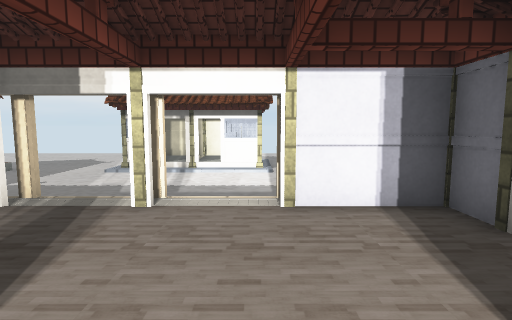
View 1 (above)

24 first-person views from a walk through a 3-D level made in the Unity game engine. The camera is 1.2 m above the floor, tilts 6° down and sees 80° across. The floor is counted in squares, 1 m on a side. Each view is taken from the middle of a square. On the plan, view 1 faces up. The plan holds only what a view shows up to about 13 squares ahead; the rest is blank. The place goes on beyond the plan. Some animated figures are left out. Door leaves are left out, so doorways stand open. Some surface patterns are stand-ins.

View 2
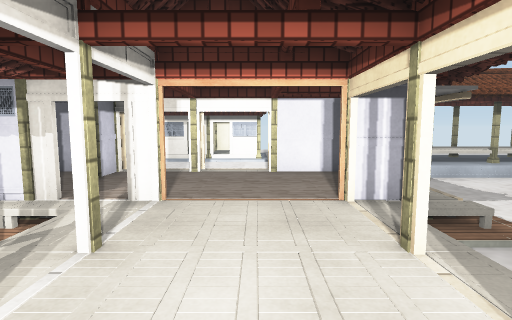

View 3
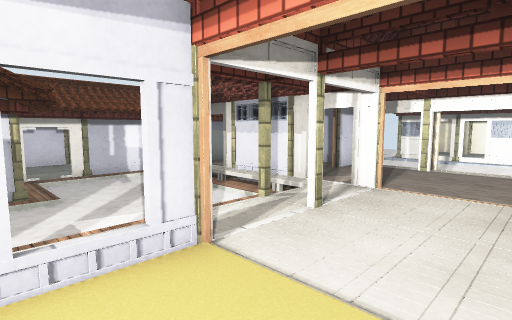

View 4
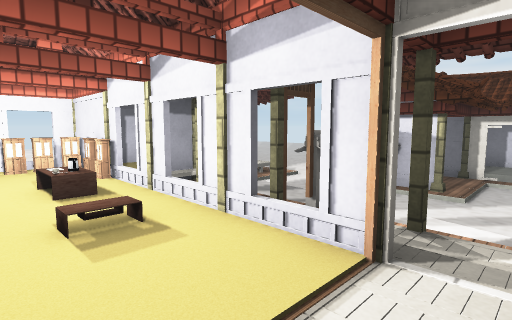

View 5
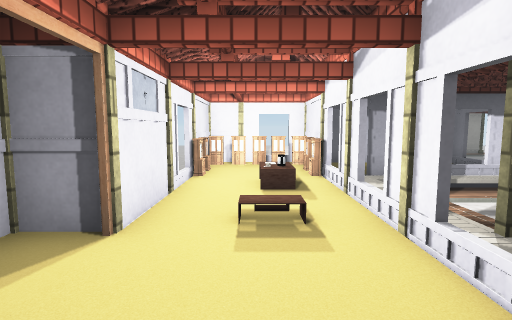

View 6
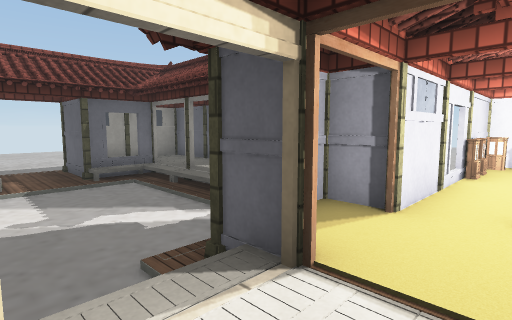

View 7
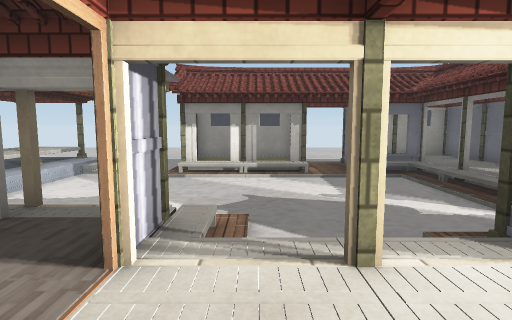

View 8
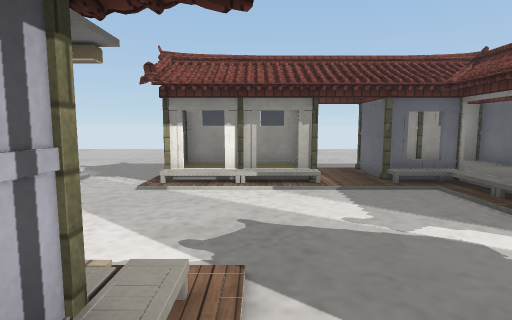

View 9
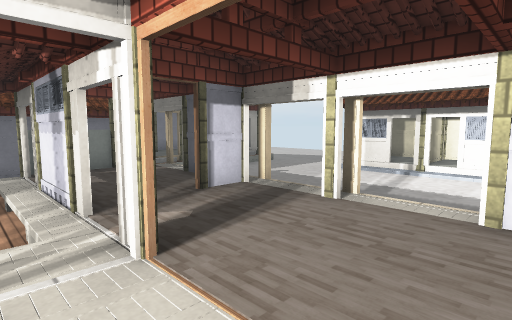

View 10
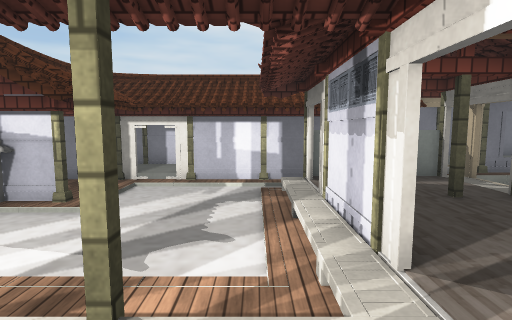

View 11
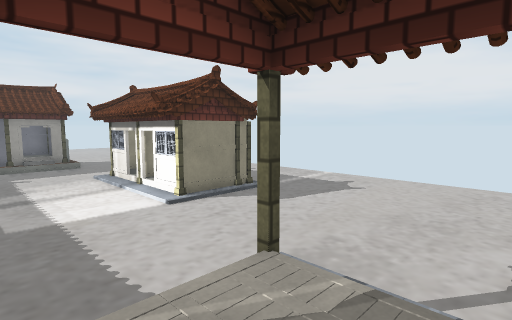

View 12
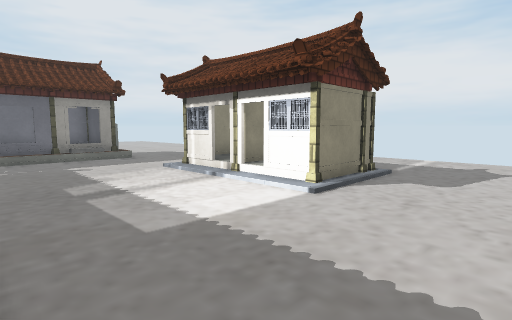

View 13
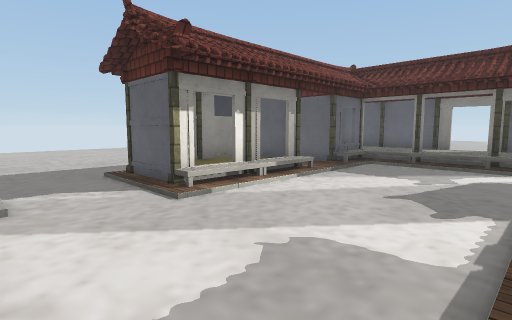

View 14
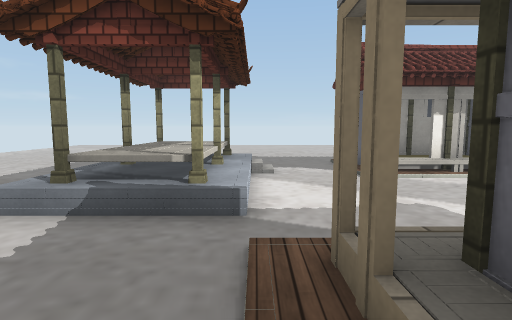

View 15
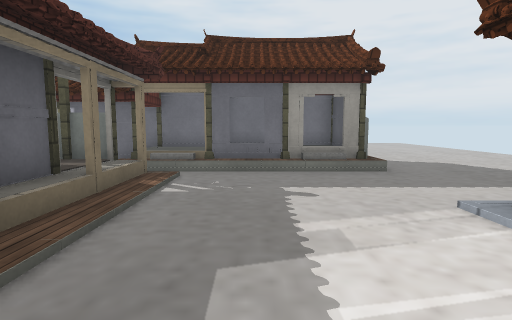

View 16
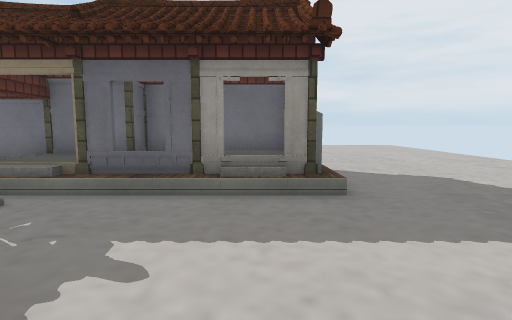

View 17
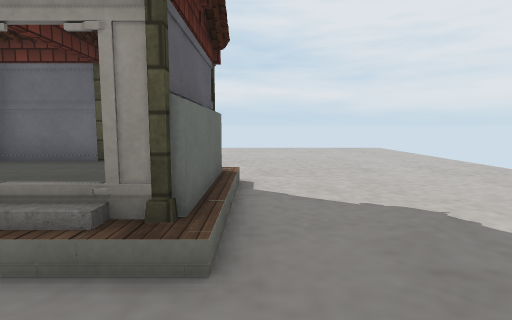

View 18
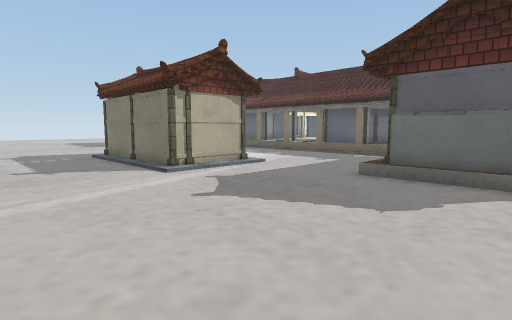

View 19
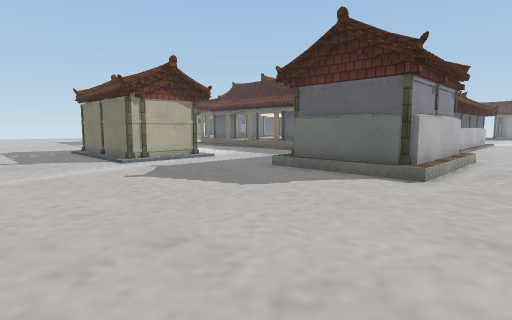

View 20
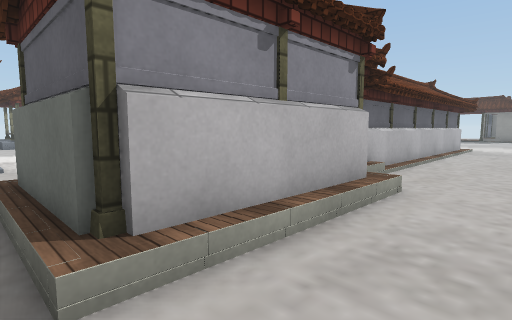

View 21
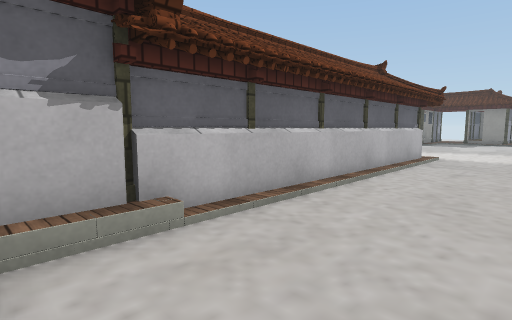

View 22
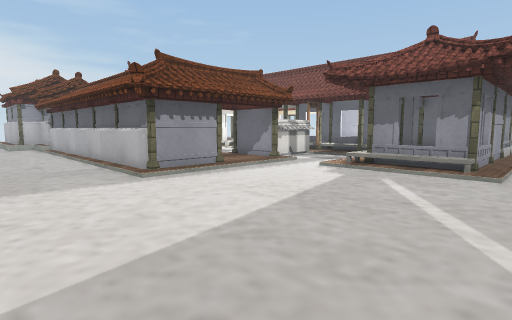

View 23
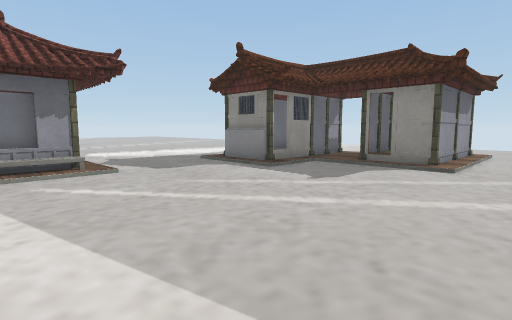

View 24
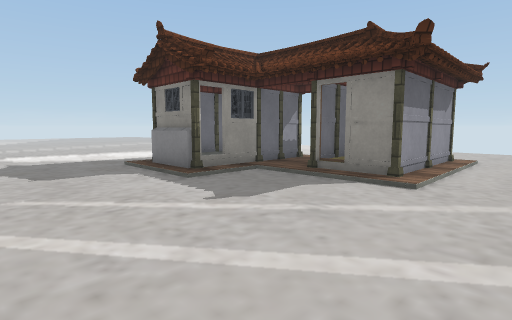

### Floor plan
Key: @ floor where view 1 was taken; # wall or solid block; . main floor; : floor 0.25 m higher than the main floor; + floor 0.5 m higher than the main floor; / step, stairs or slope; D open door; ^ raised ledge; P pillar; C cabinet; O other object.
Columns run from 16 left of view 1 to 14 right of it. Each row starts with its distance up from view 1.
 19 ..........     .........
 18 ........................
 17 ........................
 16 ........................     ..
 15 ........................    ...
 14 ...........P##O#P........ ....
 13 ...........#++#+#.............
 12 ...........OODPOO.............
 11  ./P##P....P....P........
 10 ../#++D...............
  9 ../P++P...............P//P
  8 ../#++D...............
  7 ../PP+P...............P /P P ..
  6 ..//#+D.:::::::::::::.////O....
  5  ../P#P.PDPDPDPDPPDPD..........
  4 .../P P DDD#DDDDD ##D..........
  3 ....# # P+P+P++++++PD....:P#P..
  2 ....P O #++++++++++DD....:D#O
  1 ....# #.PDOOODPDDDPPD....:D+O
  0 ....P P...P.P:D+@+D......:P+OP
 -1  ...# #......PP + P......:D#O
 -2  ...P+P......:D ++D......:P#O..
 -3  ...#+D......PPDDDPP.....:::D..
 -4  ...P+P::P...:D+++D .....:P#P
 -5  ...#+#::#^ DPP+++PP :::::D
 -6  ...P#P::P### D+/+O  PDDPDP P
 -7  ............ P+++P         O
 -8 .............PP+++P  PDDP#P#P
 -9 .........:::::D+++D
-10 .........PDDPDPC+CP
-11 .........D   +#+++#
-12 .........PDDP#PCCCO
-13 .........:::::::
-14 ................
-15 ................
-16 ................
-17 .......::::....
-18 .......POP:...
-19 .......O+
-20  .:PDPPO P
-21  .:# PDP #
-22  .:P P:P
-23  .:#
-24  .:#
-25  .:P

Positions as (right, up) in squares from view 1, and headings:
1: (0, 0), facing up
2: (0, -4), facing up
3: (1, -5), facing up-left
4: (1, -2), facing down-left
5: (0, -2), facing down
6: (0, -1), facing down-right
7: (-1, 0), facing right
8: (1, 0), facing right
9: (1, 0), facing up-left
10: (-1, 0), facing left
11: (8, 7), facing up-left
12: (4, 6), facing up-left
13: (4, 6), facing down-right
14: (1, 6), facing right
15: (-1, 8), facing left
16: (-4, 10), facing left
17: (-7, 12), facing left
18: (-13, 19), facing down-right
19: (-16, 19), facing down-right
20: (-16, 12), facing down-right
21: (-16, 6), facing down-right
22: (-16, -14), facing up-right
23: (-16, -10), facing down-right
24: (-16, -13), facing down-right
